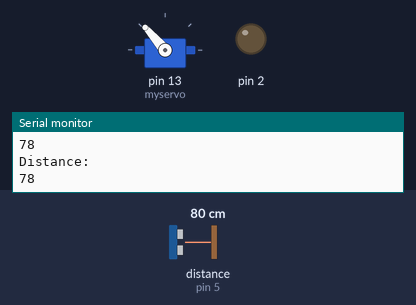
The sketch below on a simulated Arduino Uno, built with avr-gcc and run on an emulated ATmega328P. Shown: servo, output pins drawn as LEDs (lit = HIGH), the last lines printed to the serial monitor. Wiring (inferred from the names in the program): ultrasonic range finder: trigger pin 4; echo pin 5. Inputs (shaded band) come from the test bench; at power-on: distance to the obstacle (sensor on pin 5) 80 cm. The echo pulse lasts 58.3 µs per cm; pins used as bus, display or sensor lines are not drawn.

Above: at 3.7 s.
3.8 s: distance to the obstacle (sensor on pin 5) set to 2 cm
At 3.99 s:
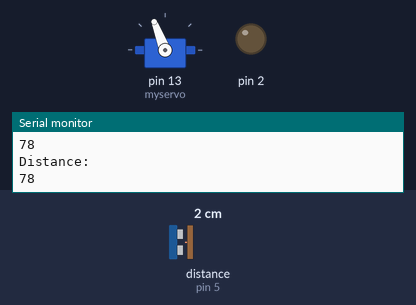
10.3 s: distance to the obstacle (sensor on pin 5) set to 9 cm
At 10.31 s:
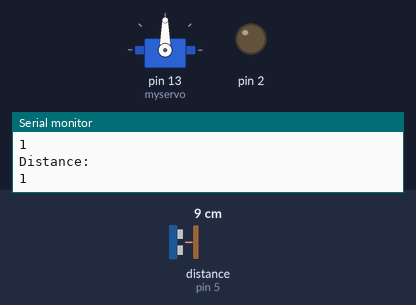
Timing chart, 0 to 20.1 s (numbered marks = the images above; inputs shaded):
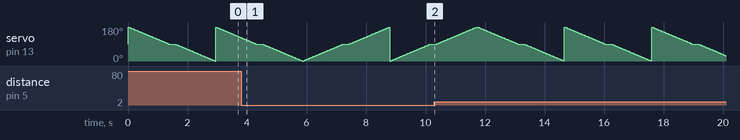

The sketch:

servo_ultrasonic.ino
```cpp
#include <Servo.h>
const int trigPin=4;
const int echoPin=5;
long duration;
int distance;


Servo myservo;
int pos =0;
void setup() {
  myservo.attach(13);
  pinMode(2,OUTPUT);
pinMode(trigPin,OUTPUT);
pinMode(echoPin,INPUT);
Serial.begin(115200);
  // put your setup code here, to run once:

}

void loop() {

  digitalWrite(trigPin,LOW);
  delayMicroseconds(2);
  digitalWrite(trigPin,HIGH);
  delayMicroseconds(1000);
  digitalWrite(trigPin,LOW);
  duration= pulseIn(echoPin,HIGH);
  distance=duration*0.034/2;
  Serial.println("Distance:");
  Serial.println(distance);
  if (distance<=7){

  for(pos=0;pos<=180;pos+=1){
    myservo.write(pos);
    if(pos==90)
    delay(200);
    delay(15);
  }
  }
 else
   for(pos=180;pos>=0;pos-=1){
    myservo.write(pos);
    if(pos==90)
    delay(200);
    delay(15);


}
}
```
